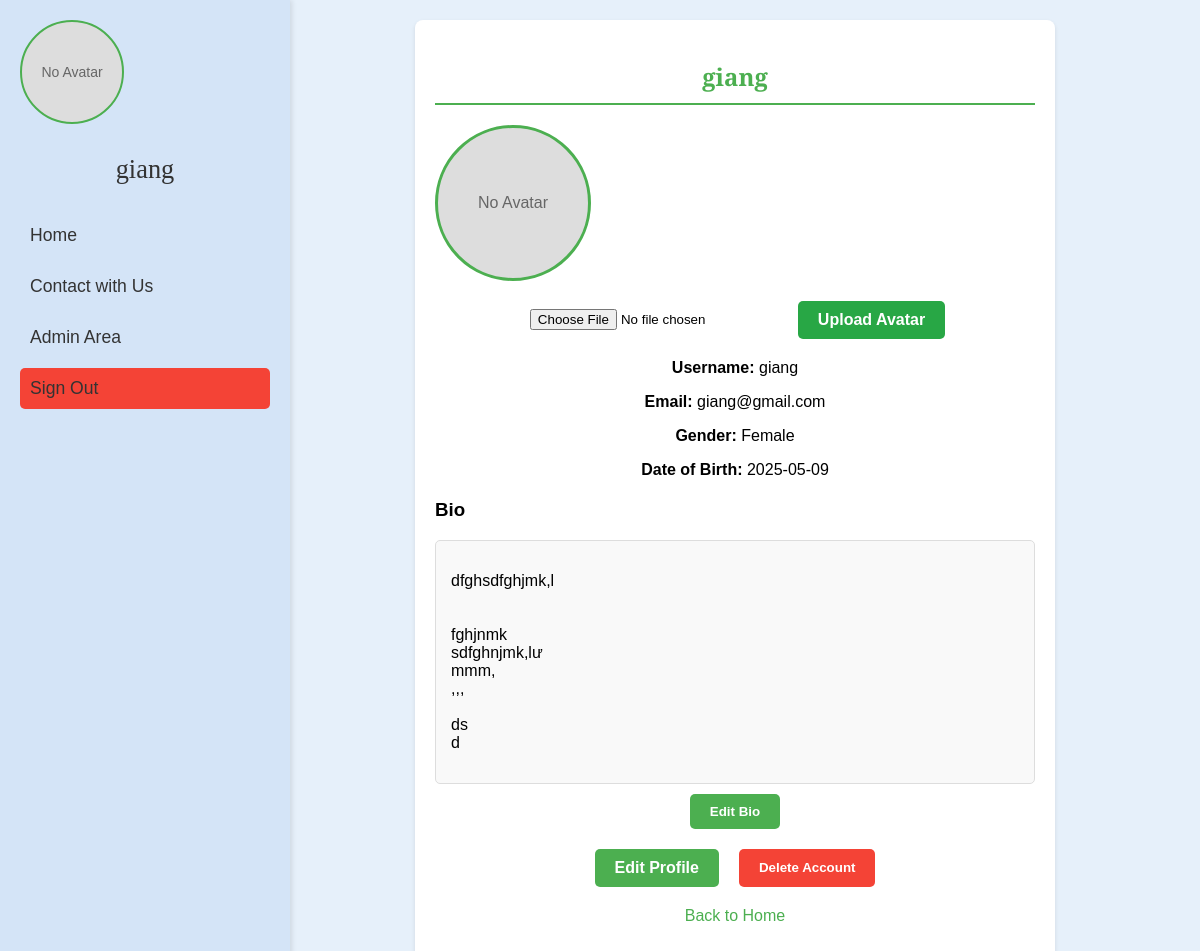
The app's page /profile.php (signed in) with its own data.
### tables this page shows
CREATE TABLE `users` (
  `id` int(11) NOT NULL,
  `username` varchar(255) NOT NULL,
  `password` varchar(255) NOT NULL,
  `email` varchar(255) NOT NULL,
  `created_at` timestamp NOT NULL DEFAULT current_timestamp() ON UPDATE current_timestamp(),
  `bio` text DEFAULT NULL,
  `avatar` varchar(255) DEFAULT NULL,
  `gender` enum('Male','Female','Other') DEFAULT NULL,
  `dob` date DEFAULT NULL
);

### profile.php (called while the page is built, shortened)
<?php
include 'includes/DatabaseConnection.php';
$user_id = $_SESSION['user_id'];
$query = "SELECT id, username, email, bio, avatar, gender, dob FROM users WHERE id = ?";
$statement = $pdo->prepare($query);
$statement->execute([$user_id]);
$user = $statement->fetch(PDO::FETCH_ASSOC);
include 'profile.html.php';

### profile.html.php (the view, shortened to what this page needs)
<!DOCTYPE html>
<html lang="en">
<head>
    <link rel="stylesheet" href="/questionforum/styles.css">
</head>
<body>
    <?php include 'navigation.html.php'; ?>
    <main class="content-container">
        <div class="profile-container">
            <h2 class="profile-username"><?= htmlspecialchars($user['username'] ?? 'Unknown User') ?></h2>
            <div class="profile-info">
                <div class="avatar-container">
                    <?php if (!empty($user['avatar']) && file_exists($_SERVER['DOCUMENT_ROOT'] . '/questionforum/' . $user['avatar'])): ?>
                        <img src="/questionforum/<?= htmlspecialchars($user['avatar']) ?>" alt="User Avatar" class="user-avatar">
                    <?php else: ?>
                        <div class="default-avatar">No Avatar</div>
                    <?php endif; ?>
                </div>
                <div class="avatar-upload-section">
                    <form action="/questionforum/profile.php" method="POST" enctype="multipart/form-data" class="avatar-form">
                        <input type="file" name="avatar" class="avatar-input" accept="image/jpeg,image/png,image/gif" required>
                        <button type="submit" class="submit-btn">Upload Avatar</button>
                    </form>
                </div>
                <p><strong>Username:</strong> <?= htmlspecialchars($user['username'] ?? 'Unknown User') ?></p>
                <p><strong>Email:</strong> <?= htmlspecialchars($user['email'] ?? 'Not set') ?></p>
                <p><strong>Gender:</strong> <?= htmlspecialchars($user['gender'] ?? 'Not set') ?></p>
                <p><strong>Date of Birth:</strong> <?= htmlspecialchars($user['dob'] ?? 'Not set') ?></p>
            </div>
            <div class="bio-section">
                <h3>Bio</h3>
                <div class="bio-box">
                    <?php if (!empty($user['bio'])): ?>
                        <p><?= nl2br(htmlspecialchars($user['bio'])) ?></p>
                    <?php else: ?>
                        <p class="no-bio">No bio yet. Add one to share about yourself!</p>
                    <?php endif; ?>
                </div>
                <div class="bio-button-container">
                    <button type="button" class="edit-bio-btn" onclick="openBioModal()">Edit Bio</button>
                </div>
            </div>
            <div class="profile-actions">
                <a href="/questionforum/edit_profile.php" class="edit-profile-btn">Edit Profile</a>
                <button type="button" class="delete-account-btn" onclick="openDeleteModal()">Delete Account</button>
            </div>
            <p class="back-link"><a href="/questionforum/index.php">Back to Home</a></p>
        </div>
    </main>
</body>
</html>

### styles.css (style rules this page uses)
body { font-family: Arial, sans-serif; margin: 0; padding: 0; background-color: #e6f0fa; display: flex; min-height: 100vh; }
.content-container { margin-left: 270px; padding: 20px; flex: 1; }
.profile-container { max-width: 600px; margin: 0 auto; background: #fff; padding: 20px; border-radius: 8px; box-shadow: 0 2px 4px rgba(0, 0, 0, 0.1); }
.profile-username { font-family: 'Playfair Display', serif; color: #4CAF50; text-align: center; margin-bottom: 20px; border-bottom: 2px solid #4CAF50; padding-bottom: 10px; }
.profile-info { text-align: center; }
.avatar-container { margin-bottom: 20px; }
.default-avatar { width: 150px; height: 150px; background-color: #ddd; border-radius: 50%; display: flex; align-items: center; justify-content: center; color: #666; font-size: 16px; border: 3px solid #4CAF50; }
.avatar-upload-section { margin-bottom: 20px; }
.avatar-form { display: flex; justify-content: center; align-items: center; gap: 10px; }
.avatar-input { padding: 5px; }
.bio-section { margin-top: 20px; }
.bio-box { background: #f9f9f9; border: 1px solid #ddd; border-radius: 5px; padding: 15px; min-height: 50px; margin-bottom: 10px; }
.bio-button-container { text-align: center; }
.edit-bio-btn { background-color: #4CAF50; color: white; border: none; padding: 10px 20px; border-radius: 5px; cursor: pointer; font-weight: bold; transition: background-color 0.3s; }
.profile-actions { display: flex; justify-content: center; gap: 20px; margin-top: 20px; }
.edit-profile-btn { background-color: #4CAF50; color: white; padding: 10px 20px; border-radius: 5px; text-decoration: none; font-weight: bold; transition: background-color 0.3s; }
.delete-account-btn { background-color: #f44336; color: white; border: none; padding: 10px 20px; border-radius: 5px; cursor: pointer; font-weight: bold; transition: background-color 0.3s; }
.back-link { text-align: center; margin-top: 20px; }
.back-link a { color: #4CAF50; text-decoration: none; }
.submit-btn { background-color: #4CAF50; color: white; border: none; padding: 10px 20px; border-radius: 5px; cursor: pointer; font-weight: bold; transition: background-color 0.3s; }
.submit-btn { padding: 10px 20px; background-color: #28a745; color: white; border: none; border-radius: 5px; cursor: pointer; }
body { background-color: #e6f0fa; font-family: Arial, sans-serif; margin: 0; padding: 0; }
.submit-btn { padding: 10px 20px; background-color: #28a745; color: white; border: none; border-radius: 5px; cursor: pointer; font-size: 16px; }

### records on screen
users: username "giang", email "giang@gmail.com", gender "Female", dob "2025-05-09", bio "dfghsdfghjmk,l fghjnmk sdfghnjmk,lư mmm, ,,, ds d"

### other values on screen
$_SESSION['username'] "giang"
